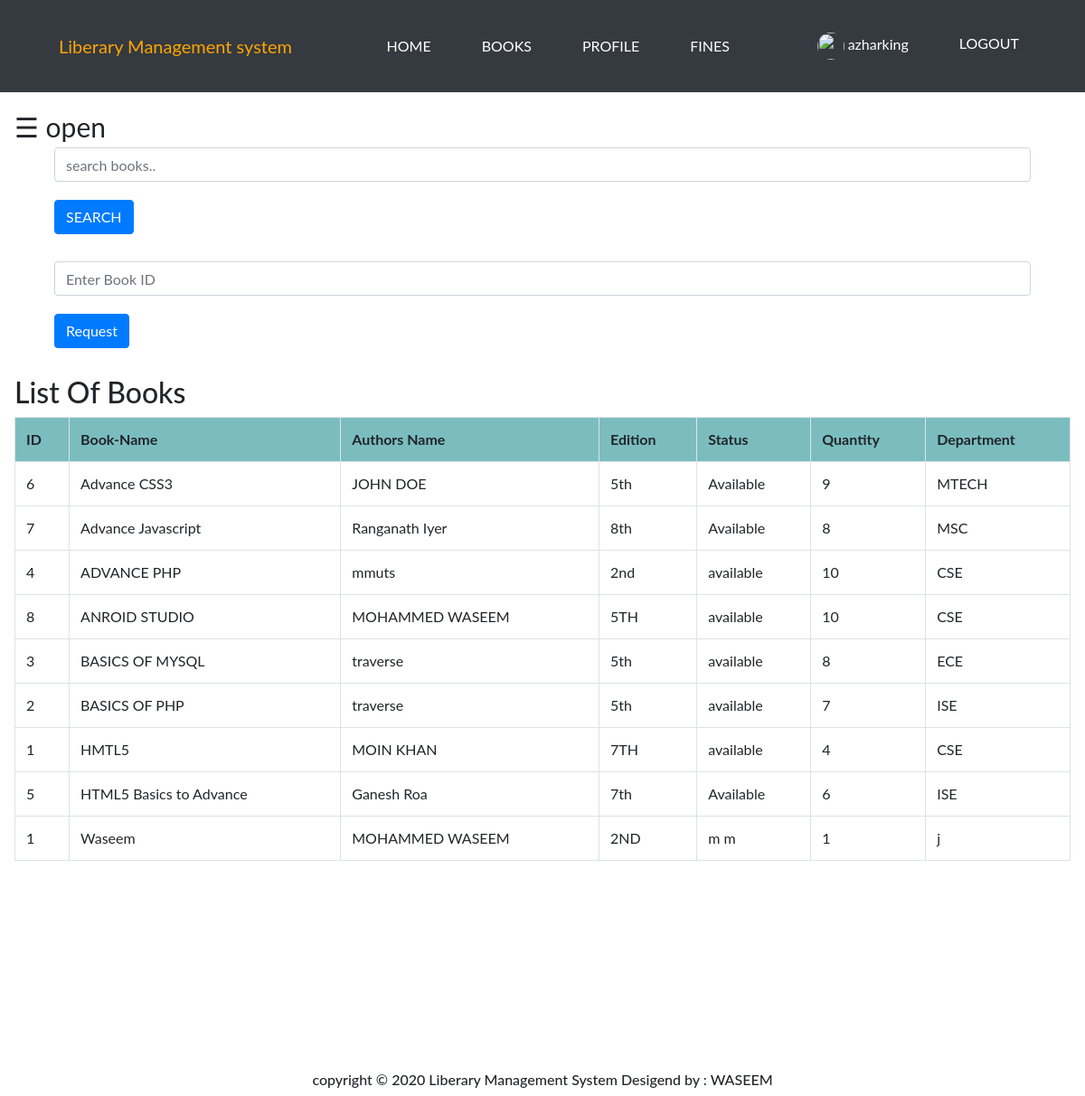
Screenshot of /website/student/books.php (signed in) with the database file from the repository.
### tables this page shows
CREATE TABLE `books` (
  `id` int(100) NOT NULL,
  `bid` int(100) NOT NULL,
  `name` varchar(100) NOT NULL,
  `authors` varchar(100) NOT NULL,
  `edition` varchar(100) NOT NULL,
  `status` varchar(100) NOT NULL,
  `quantity` int(100) NOT NULL,
  `department` varchar(100) NOT NULL
);

### website/student/books.php (the view, shortened to what this page needs)
<?php
include "../connection.php";
?>
<!DOCTYPE html>
<html>
<head>
		<head>
		<link rel="stylesheet" href="https://stackpath.bootstrapcdn.com/bootstrap/4.4.1/css/bootstrap.min.css">
		<link rel="stylesheet" type="text/css" href="styling.css">
		<link rel="stylesheet" href="https://cdnjs.cloudflare.com/ajax/libs/font-awesome/4.7.0/css/font-awesome.min.css">
</head>
<body>
			<nav class="navbar navbar-expand-md  navbar-dark bg-dark ">
					<div class="container">
								<a href="#" class="navbar-brand "><span style="color:orange;">Liberary Management system</span></a>
										<div class="collaps navbar-collapse"  id="navbarid">
												<ul class="navbar-nav text-center ml-auto">
														<li class="nav-item">
																<a href="../index.php" class="nav-link text-white">HOME</a>
														</li>
														<li class="nav-item">
																<a href="books.php" class="nav-link text-white">BOOKS</a>
														</li>
														<?php
														if(isset($_SESSION['username'])) {
																?>
																<li class="nav-item">
																		<a href="profile.php" class="nav-link text-white">PROFILE</a>
																</li>
																<li class="nav-item">
																		<a href="fine.php" class="nav-link text-white">FINES</a>
																</li>
											</ul>
														<ul class="navbar-nav text-center ml-auto">
																 <li class="nav-item">
																		 <a href="profile.php" class="nav-link text-white">
																				<div class = " text-white">
																						<?php
																								echo "<img class='rounded-circle' height=30 width=30 src='images/".$_SESSION['pic']."'>";
																								echo " ".$_SESSION['username'];
																						?>
																				</div>
																		</a>
																</li>
														<li class="nav-item">
																<a href="../logout.php" class="nav-link text-white">LOGOUT</a>
														</li>
												</ul>
											<?php
									}
											 ?>
		</div>
		</nav>
<div id="main">
	<span style="font-size:30px;cursor:pointer" onclick="openNav()">&#9776; open</span>
		<div class = "container ml-auto">
				<form class="navbar-form container" method="post" name="form1">
								<input class="form-control " type="text" name="search" placeholder="search books.." required="">
								<button  type="submit" name="submit" class="btn btn-primary">SEARCH
								</button>
				</form>
		</div>
		<div class="container edittop">
				<form class="navbar-form container" method="post" name="form1">
								<input class="form-control" type="text" name="bid" placeholder="Enter Book ID" required="">
								<button  type="submit" name="submit1" class="btn btn-primary">Request
								</button>
				</form>
		</div>
		<h2 style="margin-top: 30px;">List Of Books</h2>
		<?php
				if(isset($_POST['submit']))
				{
						$q=mysqli_query($db,"SELECT * from books where name like '%$_POST[search]%' ");
						if(mysqli_num_rows($q)==0)
						{
								echo "Sorry! No book found. Try searching again.";
						}
						else
						{
				echo "<table class='table table-bordered table-hover table-responsive-sm' >";
						echo "<tr style='background-color: #6db6b9e6;'>";
								echo "<th>"; echo "ID"; echo "</th>";
								echo "<th>"; echo "Book-Name";  echo "</th>";
								echo "<th>"; echo "Authors Name";  echo "</th>";
								echo "<th>"; echo "Edition";  echo "</th>";
								echo "<th>"; echo "Status";  echo "</th>";
								echo "<th>"; echo "Quantity";  echo "</th>";
								echo "<th>"; echo "Department";  echo "</th>";
						echo "</tr>";
						while($row=mysqli_fetch_assoc($q))
						{
								echo "<tr>";
								echo "<td>"; echo $row['bid']; echo "</td>";
								echo "<td>"; echo $row['name']; echo "</td>";
								echo "<td>"; echo $row['authors']; echo "</td>";
								echo "<td>"; echo $row['edition']; echo "</td>";
								echo "<td>"; echo $row['status']; echo "</td>";
								echo "<td>"; echo $row['quantity']; echo "</td>";
								echo "<td>"; echo $row['department']; echo "</td>";
								echo "</tr>";
						}
				echo "</table>";
						}
				}
				else
				{
						$res=mysqli_query($db,"SELECT * FROM `books` ORDER BY `books`.`name` ASC;");
				echo "<table class='table table-bordered table-hover table-responsive-sm' >";
						echo "<tr style='background-color: #6db6b9e6;'>";
								echo "<th>"; echo "ID"; echo "</th>";
								echo "<th>"; echo "Book-Name";  echo "</th>";
								echo "<th>"; echo "Authors Name";  echo "</th>";
								echo "<th>"; echo "Edition";  echo "</th>";
								echo "<th>"; echo "Status";  echo "</th>";
								echo "<th>"; echo "Quantity";  echo "</th>";
								echo "<th>"; echo "Department";  echo "</th>";
						echo "</tr>";
						while($row=mysqli_fetch_assoc($res))
						{
								echo "<tr>";
								echo "<td>"; echo $row['bid']; echo "</td>";
								echo "<td>"; echo $row['name']; echo "</td>";
								echo "<td>"; echo $row['authors']; echo "</td>";
								echo "<td>"; echo $row['edition']; echo "</td>";
								echo "<td>"; echo $row['status']; echo "</td>";
								echo "<td>"; echo $row['quantity']; echo "</td>";
								echo "<td>"; echo $row['department']; echo "</td>";
								echo "</tr>";
						}
				echo "</table>";
				}
								?>
</div>
				<footer class="text-center">
						<h6>copyright &copy 2020 Liberary Management System Desigend by : WASEEM</h6>
				</footer>
</body>
</html>

### website/student/styling.css (style rules this page uses)
.buttonedit,button { margin-top: 20px; }
.edittop { margin-top: 30px; }
footer { margin-top: 200px; }
@media (min-width: 992px) { li,a { padding: 20px; } }

### website/student/books.php (style rules this page uses)
body { font-family: "Lato", sans-serif; transition: background-color .5s; }
#main { transition: margin-left .5s; padding: 16px; }

### rows the page displays
books: bid "6", name "Advance CSS3", authors "JOHN DOE", edition "5th", status "Available", quantity "9", department "MTECH"
books: bid "7", name "Advance Javascript", authors "Ranganath Iyer", edition "8th", status "Available", quantity "8", department "MSC"
books: bid "4", name "ADVANCE PHP", authors "mmuts", edition "2nd", status "available", quantity "10", department "CSE"
books: bid "8", name "ANROID STUDIO", authors "MOHAMMED WASEEM", edition "5TH", status "available", quantity "10", department "CSE"
books: bid "3", name "BASICS OF MYSQL", authors "traverse", edition "5th", status "available", quantity "8", department "ECE"
books: bid "2", name "BASICS OF PHP", authors "traverse", edition "5th", status "available", quantity "7", department "ISE"
books: bid "1", name "HMTL5", authors "MOIN KHAN", edition "7TH", status "available", quantity "4", department "CSE"
books: bid "5", name "HTML5 Basics to Advance", authors "Ganesh Roa", edition "7th", status "Available", quantity "6", department "ISE"
books: bid "1", name "Waseem", authors "MOHAMMED WASEEM", edition "2ND", status "m m", quantity "1", department "j"

### other values shown
$_SESSION['username'] "azharking"
